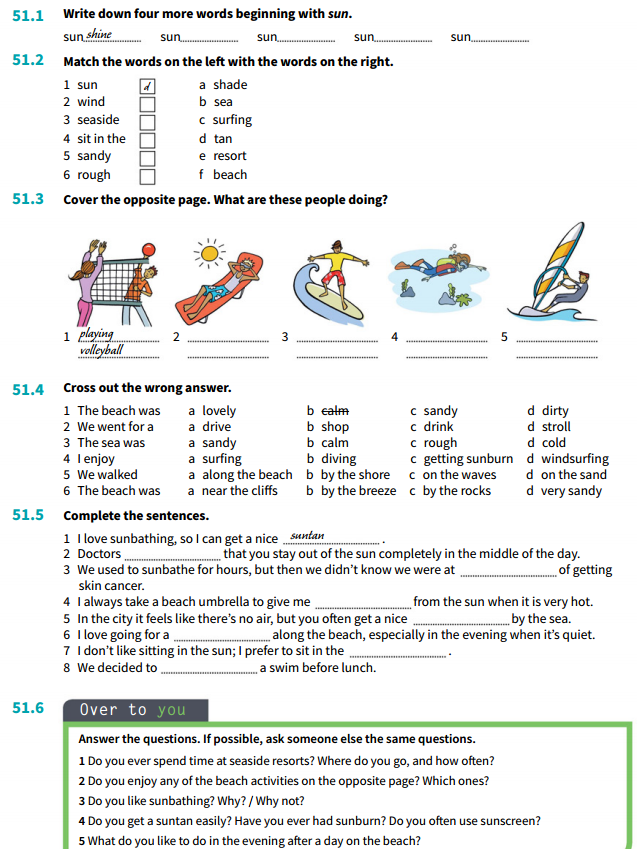
#> input picture inputs/archive 2026/b1-beach-vocab/images/page2.png, 637 x 849 px, found by its file name
$ python crop_beach_tasks.py
#> lines starting #> are read from the running program, lines starting #| are printed output that depends on the picture
from PIL import Image
import os

def crop_images():
    img = Image.open('inputs/b1-beach-vocab/images/page2.png')
#> img is the input picture: PIL image 637x849 RGBA; mean R, G, B, A 236.2, 236.9, 236, 255
    w, h = img.size
#> w = 637; h = 849

    # Coordinates estimated for (637, 849) image
    # The 5 images are between y=260 and y=400 roughly
    # x ranges:
    # 1: 50-160
    # 2: 170-280
    # 3: 290-400
    # 4: 410-520
    # 5: 530-630

    y_top = 260
    y_bottom = 390

    crops = [
        (60, y_top, 160, y_bottom),  # Volleyball
        (170, y_top, 280, y_bottom), # Sunbathing
        (290, y_top, 400, y_bottom), # Surfing
        (410, y_top, 520, y_bottom), # Diving
        (530, y_top, 630, y_bottom)  # Windsurfing
    ]

    names = ["volleyball", "sunbathing", "surfing", "diving", "windsurfing"]

    for i, box in enumerate(crops):
        cropped = img.crop(box)
        # Trim whitespace
        # (Assuming the background is white-ish)
        cropped.save(f'inputs/b1-beach-vocab/images/task3_{names[i]}.png')
        print(f"Saved {names[i]}")
#> this loop made 5 passes
#> pass 1, in crop_images, `cropped = img.crop(box)`:
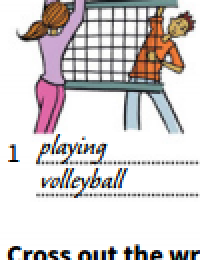
#> cropped: PIL image 100x130 RGBA (shown 2 times larger); mean R, G, B, A 213.8, 208.7, 208.9, 255
#> pass 2, in crop_images, `cropped = img.crop(box)`:
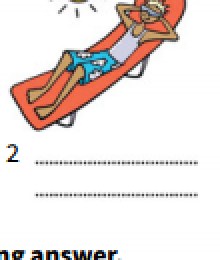
#> cropped: PIL image 110x130 RGBA (shown 2 times larger); mean R, G, B, A 233.9, 224.9, 222, 255
#> pass 3, in crop_images, `cropped = img.crop(box)`:
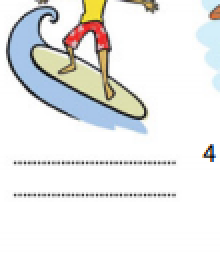
#> cropped: PIL image 110x130 RGBA (shown 2 times larger); mean R, G, B, A 234.3, 234.9, 234, 255
#> after the loop:
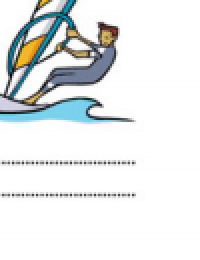
#> cropped: PIL image 100x130 RGBA (shown 2 times larger); mean R, G, B, A 230.8, 233.8, 234, 255

if __name__ == "__main__":
    crop_images()
